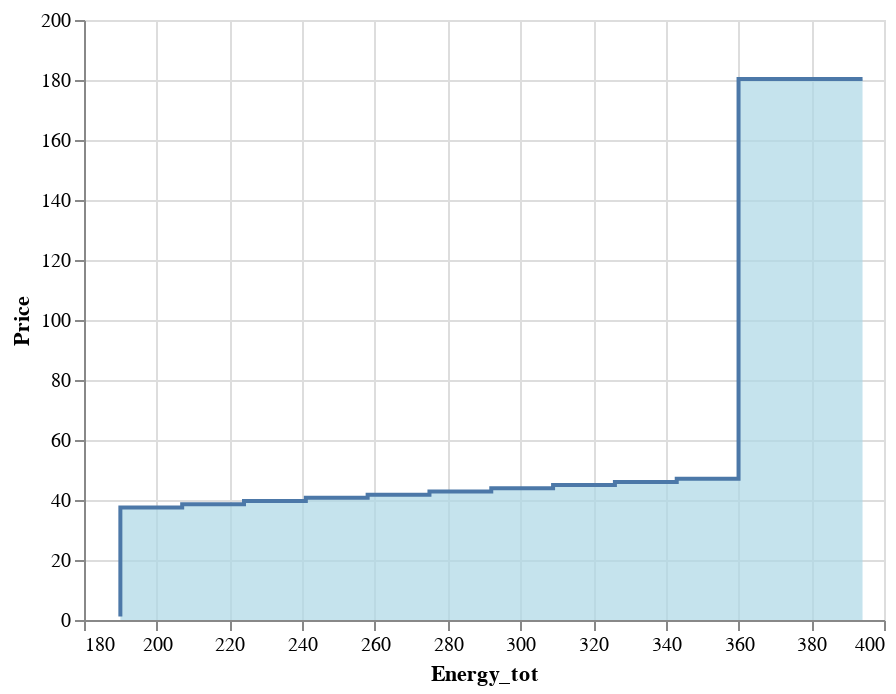

Here is the notebook cell this chart was saved with:
### Code cell
alt.Chart(df_plot).mark_area(interpolate='step-before',color="lightblue",line=True).encode(
    x='Energy_tot:Q', 
    y='Price:Q')

### Figure 1 — Vega-Lite specification as saved in the notebook (floating-point values rounded to 4 significant figures)
{"config": {"view": {"continuousWidth": 400, "continuousHeight": 300}}, "data": {"name": "data-6d8c122bb29ed6a783c197c299c8e187"}, "mark": {"type": "area", "color": "lightblue", "interpolate": "step-before", "line": true}, "encoding": {"x": {"type": "quantitative", "field": "Energy_tot"}, "y": {"type": "quantitative", "field": "Price"}}, "$schema": "https://vega.github.io/schema/vega-lite/v4.8.1.json", "datasets": {"data-6d8c122bb29ed6a783c197c299c8e187": [{"Pot_max": 394.1, "Year": 2020, "Month": 2, "Day": 1, "Period": 20, "Block": 1, "Price": 1.13, "Energy": 190.0, "Date": "2020-02-01T00:00:00", "Weekday": "Saturday", "Energy_tot": 190.0, "Marg_Price": 39.63, "NG_Price": 1.91}, {"Pot_max": 394.1, "Year": 2020, "Month": 2, "Day": 1, "Period": 20, "Block": 2, "Price": 37.53, "Energy": 17.0, "Date": "2020-02-01T00:00:00", "Weekday": "Saturday", "Energy_tot": 207.0, "Marg_Price": 39.63, "NG_Price": 1.91}, {"Pot_max": 394.1, "Year": 2020, "Month": 2, "Day": 1, "Period": 20, "Block": 3, "Price": 38.59, "Energy": 17.0, "Date": "2020-02-01T00:00:00", "Weekday": "Saturday", "Energy_tot": 224.0, "Marg_Price": 39.63, "NG_Price": 1.91}, {"Pot_max": 394.1, "Year": 2020, "Month": 2, "Day": 1, "Period": 20, "Block": 4, "Price": 39.66, "Energy": 17.0, "Date": "2020-02-01T00:00:00", "Weekday": "Saturday", "Energy_tot": 241.0, "Marg_Price": 39.63, "NG_Price": 1.91}, {"Pot_max": 394.1, "Year": 2020, "Month": 2, "Day": 1, "Period": 20, "Block": 5, "Price": 40.72, "Energy": 17.0, "Date": "2020-02-01T00:00:00", "Weekday": "Saturday", "Energy_tot": 258.0, "Marg_Price": 39.63, "NG_Price": 1.91}, {"Pot_max": 394.1, "Year": 2020, "Month": 2, "Day": 1, "Period": 20, "Block": 6, "Price": 41.78, "Energy": 17.0, "Date": "2020-02-01T00:00:00", "Weekday": "Saturday", "Energy_tot": 275.0, "Marg_Price": 39.63, "NG_Price": 1.91}, {"Pot_max": 394.1, "Year": 2020, "Month": 2, "Day": 1, "Period": 20, "Block": 7, "Price": 42.84, "Energy": 17.0, "Date": "2020-02-01T00:00:00", "Weekday": "Saturday", "Energy_tot": 292.0, "Marg_Price": 39.63, "NG_Price": 1.91}, {"Pot_max": 394.1, "Year": 2020, "Month": 2, "Day": 1, "Period": 20, "Block": 8, "Price": 43.91, "Energy": 17.0, "Date": "2020-02-01T00:00:00", "Weekday": "Saturday", "Energy_tot": 309.0, "Marg_Price": 39.63, "NG_Price": 1.91}, {"Pot_max": 394.1, "Year": 2020, "Month": 2, "Day": 1, "Period": 20, "Block": 9, "Price": 44.97, "Energy": 17.0, "Date": "2020-02-01T00:00:00", "Weekday": "Saturday", "Energy_tot": 326.0, "Marg_Price": 39.63, "NG_Price": 1.91}, {"Pot_max": 394.1, "Year": 2020, "Month": 2, "Day": 1, "Period": 20, "Block": 10, "Price": 46.03, "Energy": 17.0, "Date": "2020-02-01T00:00:00", "Weekday": "Saturday", "Energy_tot": 343.0, "Marg_Price": 39.63, "NG_Price": 1.91}, {"Pot_max": 394.1, "Year": 2020, "Month": 2, "Day": 1, "Period": 20, "Block": 11, "Price": 47.09, "Energy": 17.0, "Date": "2020-02-01T00:00:00", "Weekday": "Saturday", "Energy_tot": 360.0, "Marg_Price": 39.63, "NG_Price": 1.91}, {"Pot_max": 394.1, "Year": 2020, "Month": 2, "Day": 1, "Period": 20, "Block": 12, "Price": 180.3, "Energy": 34.1, "Date": "2020-02-01T00:00:00", "Weekday": "Saturday", "Energy_tot": 394.1, "Marg_Price": 39.63, "NG_Price": 1.91}]}}
